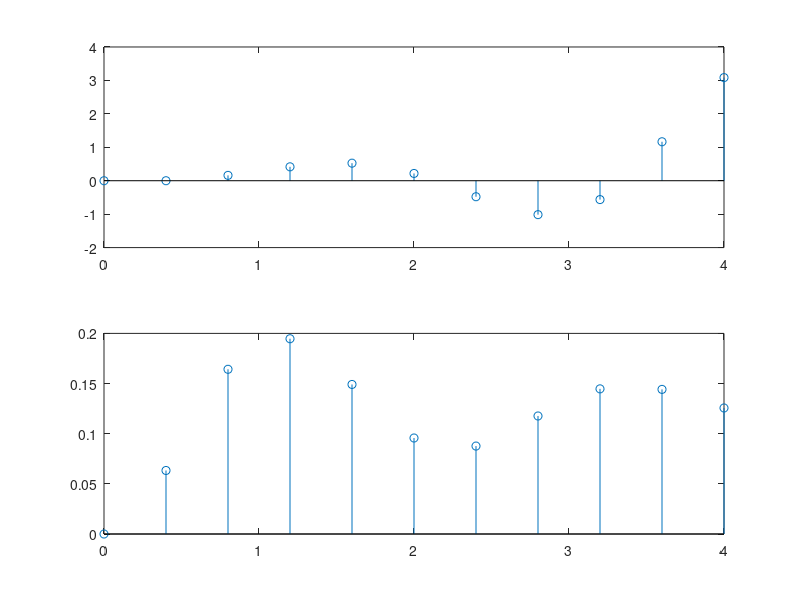

MATLAB code to generate this figure:
%% Discretizacao de sistemas - Metodo aproximado
A = [-1 -4; 2 0];
B = [0.5; 0];
C = [0 1]; 
D = 0;

dT = 0.4;
stopTime = 4;
t = (0: dT: stopTime);
N = size(t', 1);
x = zeros(2, N);
u = ones(1, N); 
y = zeros(1, N);
%% Calculo da saida
for i = 2:N
    x(:,i) = x(:,i-1) + (A*x(:,i-1) + B*u(i-1))*dT;
    y(i) = C*x(:,i) + D*u(i);
end
subplot(2, 1, 1);
stem(t, y);

%% Metodo correto
%Podemos obter o sistema discreto equivalente da seguinte forma
sysC = ss(A, B, C, D);
sysD = c2d(sysC, dT);
phi = sysD.A;
gama = sysD.B;  

%% Calculo da saida
for i = 2:N
    x(:,i) = phi*x(:,i-1) + gama*u(i-1);
    y(i) = C*x(:,i) + D*u(i);
end
subplot(2, 1, 2);
stem(t, y);